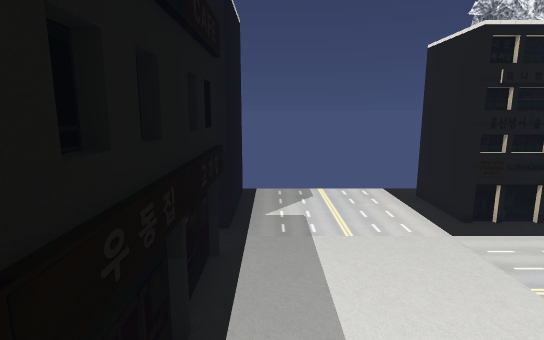
view 1 (above)

16 first-person views from a walk through a scene from a Unity 3-D project. The camera is 1.5 m above the floor, tilts 10° down and sees 80° across. The floor is counted in squares, 0.5 m on a side. Each view is taken from the middle of a square. On the plan, view 1 faces up. The plan holds only what a view shows up to about 20 squares ahead; the rest is blank. The place goes on beyond the plan. Some surface patterns are stand-ins.

view 2
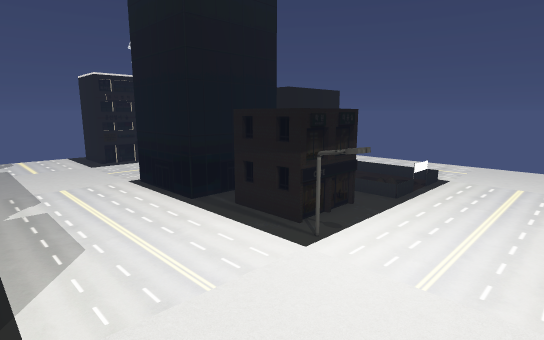

view 3
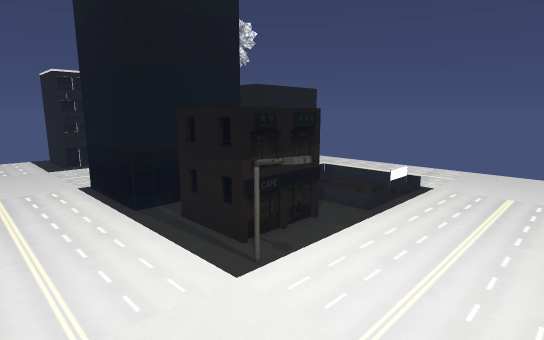

view 4
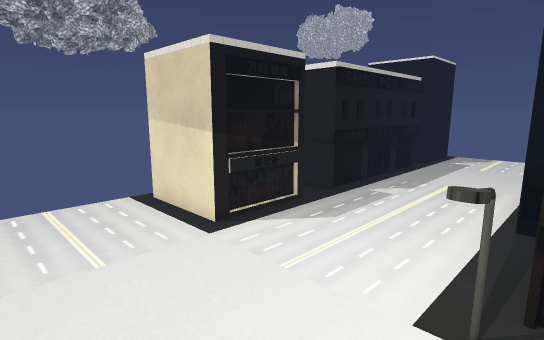

view 5
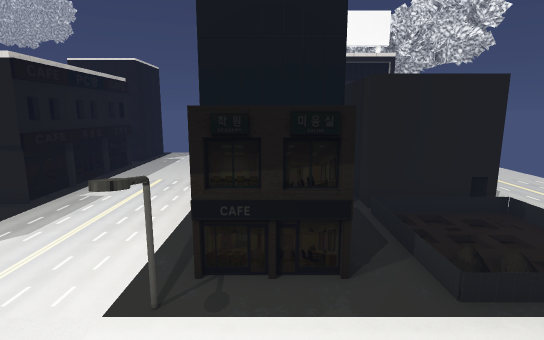

view 6
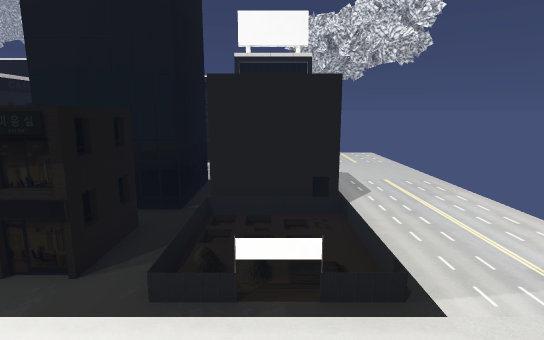

view 7
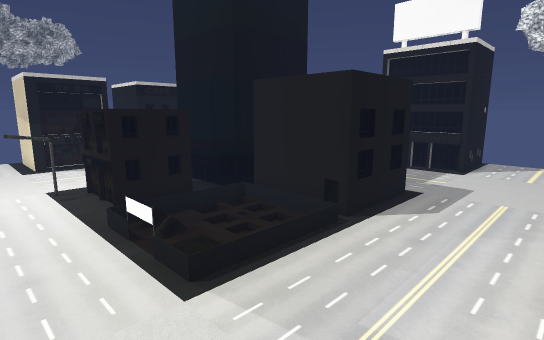

view 8
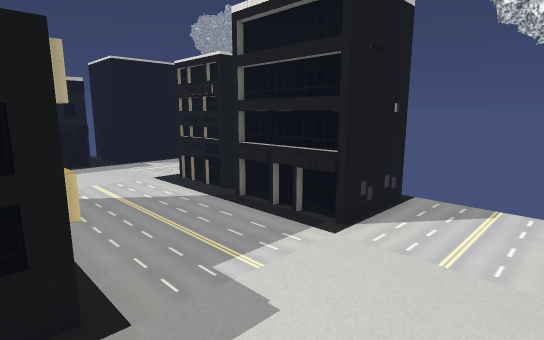

view 9
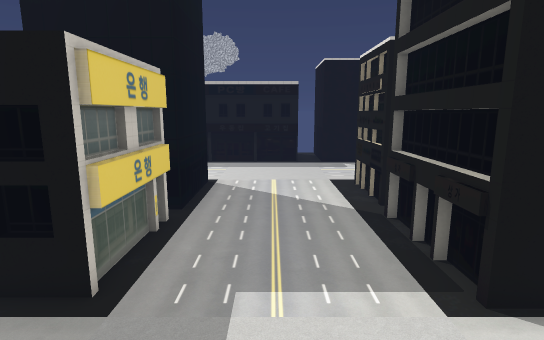

view 10
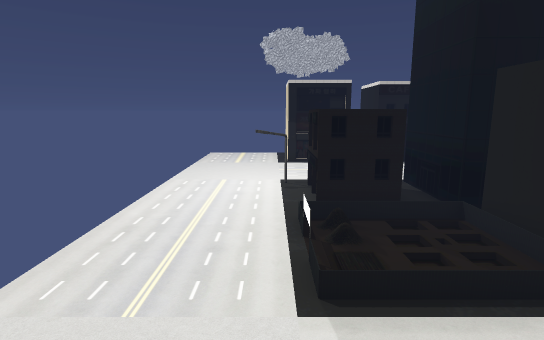

view 11
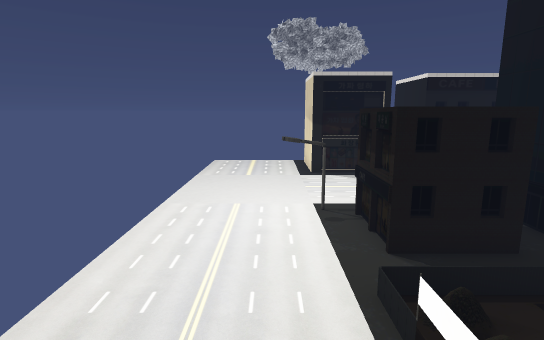

view 12
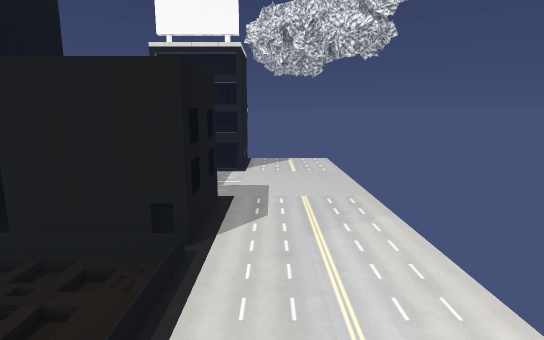

view 13
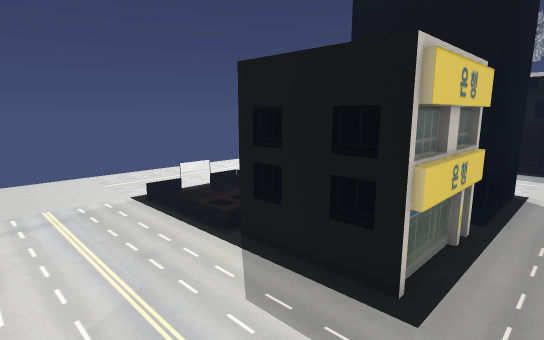

view 14
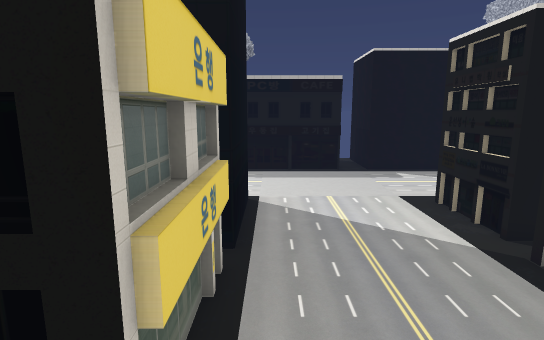

view 15
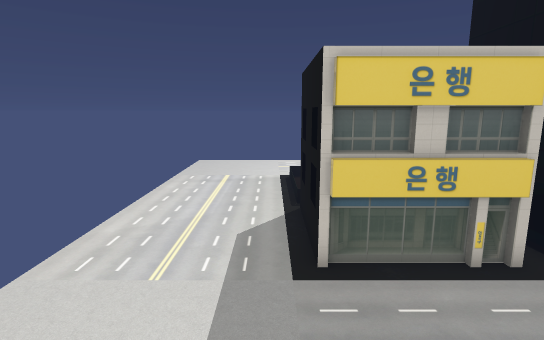

view 16
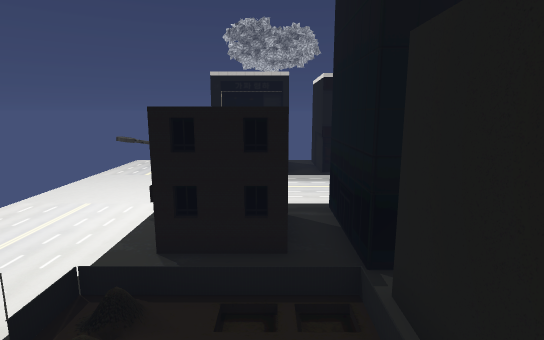

### Floor plan
Points are (right, up) in squares from view 1. A wall is a line through its corners. A room is listed if a view was taken in it or the views show most of it. See-through windows are left out.
Room 1 (views 1, 2, 3, 4, 5, 6, 7, 8, 9, 10, 11, 12, 13, 14, 15, 16)
walls: (8.4, -3.6) (8.4, -6.5) (5.6, -6.5) (5.6, -3.6); (9.2, -2) (4.8, -2) (4.8, 2.2) (9.2, 2.2); (8.5, -6.4) (5.5, -6.4); (10.2, 1.8) (13.9, 1.8); (10, 2) (13.9, 2) (13.9, 0.6); (10.2, 2.2) (14.1, 2.2); (13.9, -0.5) (13.9, -1.5); (14.1, 2) (14.1, -2) (10.1, -2); (-1.1, -3.1) (-1.1, -7) (-5.1, -7); (-1.3, -3.4) (-1.3, -6.5); (-1.3, 1.1) (-1.3, -1.5); (8.7, 8.6) (5.3, 8.6) (5.3, 11.6); (14.1, 8.6) (10, 8.6); (-1.1, 6.6) (-1.1, -1.5); (-1.3, 6.6) (-1.3, 1.2); (14.4, 12) (14.4, 8.3) (9.6, 8.3); (-1.1, 12.2) (-1.1, 8.1)
low walls: (10.5, -7.2) (11.5, -7.2) (10.5, -7.2); (12.5, -7.2) (13.5, -7.2) (12.5, -7.2); (14.1, 8.1) (13, 8.1)
objects: other object (5, -9) to (5, -8)

Where each view was taken, in squares from view 1:
view 1: 0 up, 0 right, facing up
view 2: 12 down, 1 left, facing up-right
view 3: 12 down, 1 right, facing up-right
view 4: 12 down, 6 right, facing up-left
view 5: 12 down, 7 right, facing up
view 6: 12 down, 12 right, facing up
view 7: 10 down, 19 right, facing up-left
view 8: 1 up, 19 right, facing up-left
view 9: 5 up, 19 right, facing left
view 10: 8 down, 19 right, facing left
view 11: 9 down, 15 right, facing left
view 12: 9 down, 16 right, facing up
view 13: 4 up, 19 right, facing down-left
view 14: 3 up, 16 right, facing left
view 15: 8 up, 15 right, facing down
view 16: 4 down, 15 right, facing left
